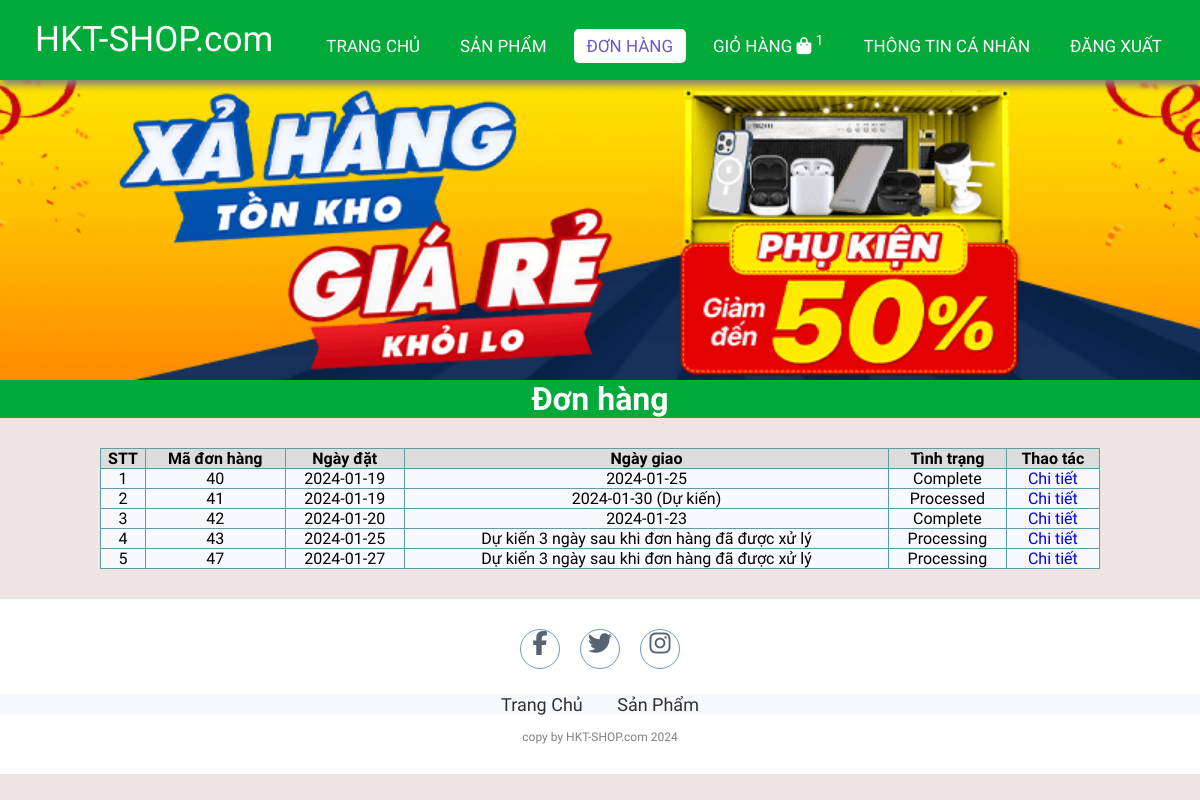
Screenshot of /order.php (signed in) with the database file from the repository.
### tables this page shows
CREATE TABLE `orders` (
  `id` int(11) NOT NULL,
  `userId` int(11) NOT NULL,
  `createdDate` date NOT NULL,
  `receivedDate` date DEFAULT NULL,
  `status` varchar(20) NOT NULL
);

### lib/database.php (called while the page is built, shortened)
<?php
class Database extends PDO
{
  public $host   = DB_HOST;
  public $user   = DB_USER;
  public $pass   = DB_PASS;
  public $dbname = DB_NAME;
  public $link;
  private function connectDB()
  {
    $this->link = new mysqli(
      $this->host,
      $this->user,
      $this->pass,
      $this->dbname
    );
  }
  public function select($query)
  {
    $result = $this->link->query($query);
    if ($result->num_rows > 0) {
      return $result;
    } else {
      return false;
    }
  }
}

### lib/session.php (called while the page is built, shortened)
<?php
class Session
{
   public static function get($key)
   {
      if (isset($_SESSION[$key])) {
         return $_SESSION[$key];
      } else {
         return false;
      }
   }
}

### classes/cart.php (called while the page is built, shortened)
<?php
$filepath = realpath(dirname(__FILE__));
include_once($filepath . '/../lib/database.php');
include_once($filepath . '/../lib/session.php');
?>
<?php
class cart
{
    private $db;
    public function __construct()
    {
        $this->db = new Database();
    }
    public function getTotalQtyByUserId()
    {
        $userId = Session::get('userId');
        $query = "SELECT SUM(qty) as total FROM cart WHERE userId = '$userId' ";
        $mysqli_result = $this->db->select($query);
        if ($mysqli_result) {
            $result = mysqli_fetch_all($this->db->select($query), MYSQLI_ASSOC)[0];
            return $result;
        }
        return false;
    }
}
?>

### classes/order.php (called while the page is built, shortened)
<?php
$filepath = realpath(dirname(__FILE__));
include_once($filepath . '/../lib/database.php');
include_once($filepath . '/../lib/session.php');
include_once($filepath . '/../classes/cart.php');
?>
<?php
class order
{
    private $db;
    public function __construct()
    {
        $this->db = new Database();
    }
    public function getOrderByUser()
    {
        $userId = Session::get('userId');
        $query = "SELECT * FROM orders WHERE userId = '$userId' ";
        $mysqli_result = $this->db->select($query);
        if ($mysqli_result) {
            $result = mysqli_fetch_all($this->db->select($query), MYSQLI_ASSOC);
            return $result;
        }
        return false;
    }
}
?>

### order.php (the view, shortened to what this page needs)
<?php
include_once 'lib/session.php';
include 'classes/order.php';
include_once 'classes/cart.php';
$cart = new cart();
$totalQty = $cart->getTotalQtyByUserId();
$order = new order();
$result = $order->getOrderByUser();
?>
<!DOCTYPE html>
<html lang="en">
<head>
    <link rel="stylesheet" href="./css/style.css">
    <link rel="stylesheet" href="https://cdnjs.cloudflare.com/ajax/libs/font-awesome/5.15.4/css/all.min.css">
</head>
<body>
    <nav>
        <label class="logo">HKT-SHOP.com</label>
        <ul>
            <li><a href="index.php">Trang chủ</a></li>
            <li><a href="productList.php">Sản phẩm</a></li>
            <li><a href="order.php" id="order" class="active">Đơn hàng</a></li>
            <li>
                <a href="checkout.php">
                    Giỏ hàng
                    <i class="fa fa-shopping-bag"></i>
                    <sup class="sumItem">
                        <?= ($totalQty['total']) ? $totalQty['total'] : "0" ?>
                    </sup>
                </a>
            </li>
            <?php
            if (isset($_SESSION['user']) && $_SESSION['user']) { ?>
                <li><a href="info.php" id="signin">Thông tin cá nhân</a></li>
                <li><a href="logout.php" id="signin">Đăng xuất</a></li>
            <?php } else { ?>
                <li><a href="register.php" id="signup">Đăng ký</a></li>
                <li><a href="login.php" id="signin">Đăng nhập</a></li>
            <?php } ?>
        </ul>
    </nav>
    <section class="banner">
        <div class="fadein">
            <?php
            $dir = "./images/slider/";
            $scan_dir = scandir($dir);
            foreach ($scan_dir as $img) :
                if (in_array($img, array('.', '..')))
                    continue;
            ?>
                <img src="<?php echo $dir . $img ?>" alt="<?php echo $img ?>">
            <?php endforeach; ?>
        </div>
    </section>
    <div class="featuredProducts">
        <h1>Đơn hàng</h1>
    </div>
    <div class="container-single">
        <?php if ($result) { ?>
            <table class="order">
                <tr>
                    <th>STT</th>
                    <th>Mã đơn hàng</th>
                    <th>Ngày đặt</th>
                    <th>Ngày giao</th>
                    <th>Tình trạng</th>
                    <th>Thao tác</th>
                </tr>
                <?php $count = 1;
                foreach ($result as $key => $value) { ?>
                    <tr>
                        <td><?= $count++ ?></td>
                        <td><?= $value['id'] ?></td>
                        <td><?= $value['createdDate'] ?></td>
                        <td><?= ($value['status'] != "Processing") ? $value['receivedDate'] : "Dự kiến 3 ngày sau khi đơn hàng đã được xử lý" ?> <?= ($value['status'] != "Complete" && $value['status'] != "Processing") ? "(Dự kiến)" : "" ?> </td>
                        <?php
                        if ($value['status'] == 'Delivering') { ?>
                            <td>
                                <a href="complete_order.php?orderId=<?= $value['id'] ?>">Đang giao (Click vào để xác nhận đã nhận)</a>
                            </td>
                            <td>
                                <a href="orderdetail.php?orderId=<?= $value['id'] ?>">Chi tiết</a>
                            </td>
                        <?php } else { ?>
                            <td>
                                <?= $value['status'] ?>
                            </td>
                            <td>
                                <a href="orderdetail.php?orderId=<?= $value['id'] ?>">Chi tiết</a>
                            </td>
                        <?php }
                        ?>
                    </tr>
                <?php } ?>
            </table>
        <?php } else { ?>
            <h3>Đơn hàng hiện đang rỗng</h3>
        <?php } ?>
    </div>
    <footer>
        <div class="social">
            <a href="#"><i class="fa fa-facebook" aria-hidden="true"></i></a>
            <a href="#"><i class="fa fa-twitter" aria-hidden="true"></i></a>
            <a href="#"><i class="fa fa-instagram" aria-hidden="true"></i></a>
        </div>
        <ul class="list">
            <li>
                <a href="./">Trang Chủ</a>
            </li>
            <li>
                <a href="productList.php">Sản Phẩm</a>
            </li>
        </ul>
        <p class="copyright">copy by HKT-SHOP.com 2024</p>
    </footer>
</body>
</html>

### css/style.css (style rules this page uses)
:root { --color-primary: #01aa39; --bg-primary: rgb(238, 228, 228); }
* { padding: 0; margin: 0; text-decoration: none; list-style: none; box-sizing: border-box; }
body { font-family: Mitr; background: var(--bg-primary); }
nav { top: 0; background: var(--color-primary); height: 80px; width: 100%; position: fixed; z-index: 9999; box-shadow: 1px 5px 8px gray; }
label.logo { color: white; font-size: 35px; line-height: 80px; padding: 0 35px; }
nav ul { float: right; margin-right: 20px; }
nav ul li { display: inline-block; line-height: 80px; margin: 0 5px; }
nav ul li a { color: white; font-size: 17px; padding: 7px 13px; border-radius: 3px; text-transform: uppercase; border-radius: 5px; transition: 0.5s; }
a.active, a:hover { background: white; color: slateblue; }
.banner { background-size: cover; margin-top: 80px; overflow: hidden; }
.fadein { position: relative; height: 300px; max-width: 1200px; margin: 0 auto; background: #fff; }
.fadein img { position: absolute; width: calc(100%); height: calc(100%); width: 100%; height: 100%; object-fit: cover; }
.featuredProducts { text-align: center; background-color: var(--color-primary); color: white; }
footer { padding: 30px 0; background-color: white; }
footer .social { text-align: center; padding-bottom: 25px; color: white; }
footer .social a { color: inherit; font-size: 24px; border: 1px solid steelblue; width: 40px; height: 40px; display: inline-block; text-align: center; border-radius: 50%; margin: 0 8px; transition: 0.5s; background-color: white; color: #2c3e50; opacity: 0.8; }
footer ul { margin-top: 0; padding: 0; list-style: none; font-size: 18px; margin-bottom: 0; text-align: center; }
footer ul a { color: inherit; text-decoration: none; opacity: 0.8; }
footer ul li { display: inline; padding: 0 15px; }
footer .copyright { margin-top: 15px; text-align: center; font-size: 12px; color: gray; }
.container-single { display: flex; margin: 30px 100px; }
.list { background-color: ghostwhite; }
th { background-color: gainsboro; border: 1px solid cadetblue; }
td { border: 1px solid cadetblue; text-align: center; }
.order { width: 100%; background-color: ghostwhite; padding: 10px; border-collapse: collapse; }

### rows the page displays
orders: id "40", createdDate "2024-01-19", receivedDate "2024-01-25", status "Complete"
orders: id "41", createdDate "2024-01-19", receivedDate "2024-01-30", shows "(Dự kiến)", status "Processed"
orders: id "42", createdDate "2024-01-20", receivedDate "2024-01-23", status "Complete"
orders: id "43", createdDate "2024-01-25", shows "Dự kiến 3 ngày sau khi đơn hàng đã được xử lý", status "Processing"
orders: id "47", createdDate "2024-01-27", shows "Dự kiến 3 ngày sau khi đơn hàng đã được xử lý", status "Processing"

### other values shown
$totalQty['total'] "1"
